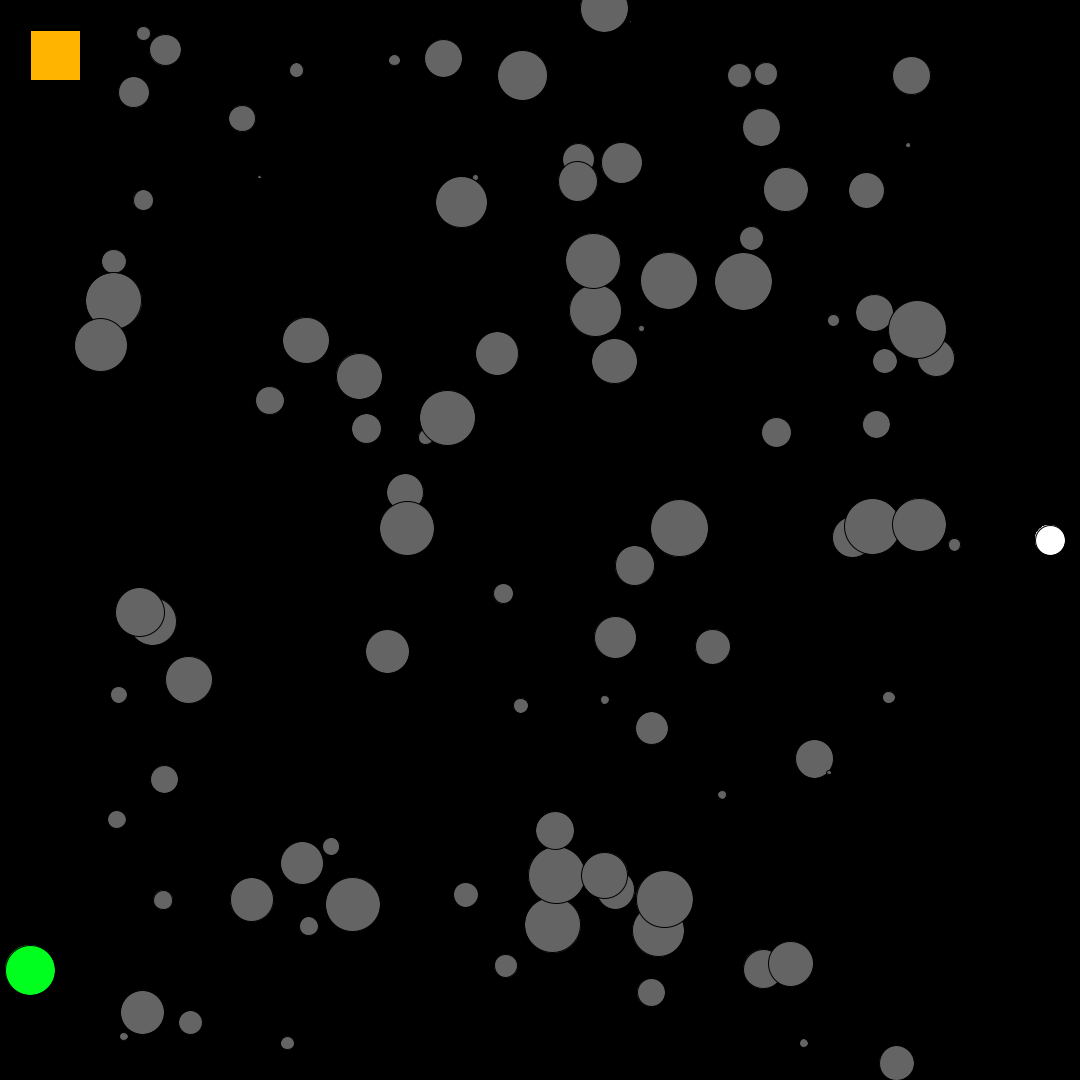
Frame 1 (no input)
Frame 60 (the mouse pressed at the canvas centre just before this capture): identical to frame 1, image omitted
Frame 120 (the mouse held since frame 60 and released just before this capture): identical to frame 1, image omitted

The Processing sketch that drew this single still picture (run headless with seeded random() and noise(); from frame 60 on, the mouse is pressed at the canvas centre):

// Processing sketch: Bomb
// ── Bomb.pde
// Jason's Week 4 Game


int totalTraps = 100;
ArrayList<Traps> bombs = new ArrayList<Traps>();
int totalTreasure = 1;
ArrayList<Treasure> goal = new ArrayList<Treasure>();

Players player1;
Players player2;
boolean wHeld = false, aHeld = false, dHeld = false, sHeld = false;
boolean iHeld = false, jHeld = false, lHeld = false, kHeld = false;

void setup() {
  size(1080, 1080);

  player1 = new Players(30, 30, 30, true);
  player2 = new Players(30, 970, 90, false);

  for (int i = 0; i < totalTraps; i++) {
    bombs.add(new Traps());
  }
  for (int f = 0; f < totalTreasure; f++) {
    goal.add(new Treasure());
  }
}

void draw() {

  background(0);

  player1.display();
  player2.display();


  for (int i = 0; i < bombs.size(); i++) {
    
    bombs.get(i).checkOverlap(player1.playerXPosition, player1.playerYPosition, 1);
    bombs.get(i).checkOverlap(player2.playerXPosition, player2.playerYPosition, 2);
    bombs.get(i).display();
 

    for (int f = 0; f < goal.size(); f++) {
      goal.get(f).checkOverlap(player1.playerXPosition, player1.playerYPosition);
      goal.get(f).checkOverlap(player2.playerXPosition, player2.playerYPosition);
      goal.get(f).display();
    }
  }

  {





  // the controls for player1  
  if (wHeld) {
    player1.playerYPosition = player1.playerYPosition - 3.0;
  }
  if (aHeld) {
    player1.playerXPosition = player1.playerXPosition - 3.0;
  }
  if (sHeld) {
    player1.playerYPosition = player1.playerYPosition + 3.0;
  }
  if (dHeld) {
    player1.playerXPosition = player1.playerXPosition + 3.0;
  }

  //the controls for player 2

  if (iHeld) {
    player2.playerYPosition = player2.playerYPosition - 3.0;
  }
  if (jHeld) {
    player2.playerXPosition = player2.playerXPosition - 3.0;
  }
  if (lHeld) {
    player2.playerXPosition = player2.playerXPosition +3.0;
  }
  if (kHeld) {
    player2.playerYPosition = player2.playerYPosition +3.0;
  }
}

}




void keyPressed() {
  if (key== 'w') {

    wHeld = true;
  }
  if (key== 'a') {

    aHeld = true;
  }
  if (key== 'd') {

    dHeld = true;
  }
  if (key== 's') {

    sHeld = true;
  }
  if (key== 'i') {

    iHeld = true;
  }
  if (key== 'j') {

    jHeld = true;
  }
  if (key== 'l') {

    lHeld = true;
  }
  if (key== 'k') {

    kHeld = true;
  }
}

void keyReleased() {
  if (key== 'w') {
    wHeld =false;
  }
  if (key== 'a') {
    aHeld =false;
  }
  if (key== 'd') {
    dHeld =false;
  }
  if (key== 's') {
    sHeld =false;
  }
  if (key== 'i') {
    iHeld =false;
  }
  if (key== 'j') {
    jHeld =false;
  }
  if (key== 'l') {
    lHeld =false;
  }
  if (key== 'k') {
    kHeld =false;
  }
}

// ── Players.pde
class Players {

  /// Players PROPERTIES

  float playerXPosition;

  float playerYPosition;

  float playerHue;

  boolean isSquare;


  Players(float startX, float startY, float startHue, boolean startShape) {

    playerXPosition = startX;

    playerYPosition = startY;

    playerHue = startHue;

    isSquare = startShape;
  }


  void display() {

    pushStyle();

    colorMode(HSB);

    fill(playerHue, 255, 255);

    if (isSquare) {

      rect(playerXPosition, playerYPosition, 50, 50);
    } else {
      ellipse(playerXPosition, playerYPosition, 50, 50);
    }

    popStyle();
  }
}

// ── Traps.pde
class Traps {

  float xPos;
  float yPos;
  float size;
  boolean p1FellInTrap;
  boolean p2FellInTrap;

  Traps() {
    xPos = random(100, 980);
    yPos = random(0, height);
    size = random(0, 60);
    p1FellInTrap = false;
    p2FellInTrap = false;
  }

  void display() {

    pushStyle();

    if (p1FellInTrap || p2FellInTrap) {
      fill(255, 0, 0);
      
    } else {
      fill(100);
    }

    ellipse(xPos, yPos, size, size);
    popStyle();
    
  }
    
  

  void checkOverlap(float pointX, float pointY, int playerNumber) {

    boolean xOverlap = false;
    boolean yOverlap = false;

    if (abs(xPos - pointX) < size) {
      xOverlap = true;
    }

    if (abs(yPos - pointY) < size) {
      yOverlap = true;
    }

    if (xOverlap && yOverlap) {
      if (playerNumber == 1) {
        p1FellInTrap = true;
      }
      else if (playerNumber == 2) {
        p2FellInTrap = true;
      }
    } else {
      if (playerNumber == 1) {
        p1FellInTrap = false;  
      }
      else if (playerNumber == 2) {
        p2FellInTrap = false;
      }
    }
  }
}

// ── Treasure.pde
class Treasure {

  float xPos;
  float yPos;
  float size;
  boolean foundTreasure;

  Treasure() {
    xPos = 1050;
    yPos = 540;
    size = 30;
    foundTreasure = false;
  }

  void display() {

    pushStyle();

      if (foundTreasure) {
      fill(255,0,0);
      
    } else {
      fill(255);
    }
   

    ellipse(xPos, yPos, size, size);
    popStyle();
  }

  void checkOverlap(float pointX, float pointY) {

    boolean xOverlap = false;
    boolean yOverlap = false;

    if (abs(xPos - pointX) < size) {
      xOverlap = true;
    }

    if (abs(yPos - pointY) < size) {
      yOverlap = true;
    }

    if (xOverlap && yOverlap) {
      foundTreasure = true;
    } else {
      foundTreasure = false;
    }
    
  }
}
